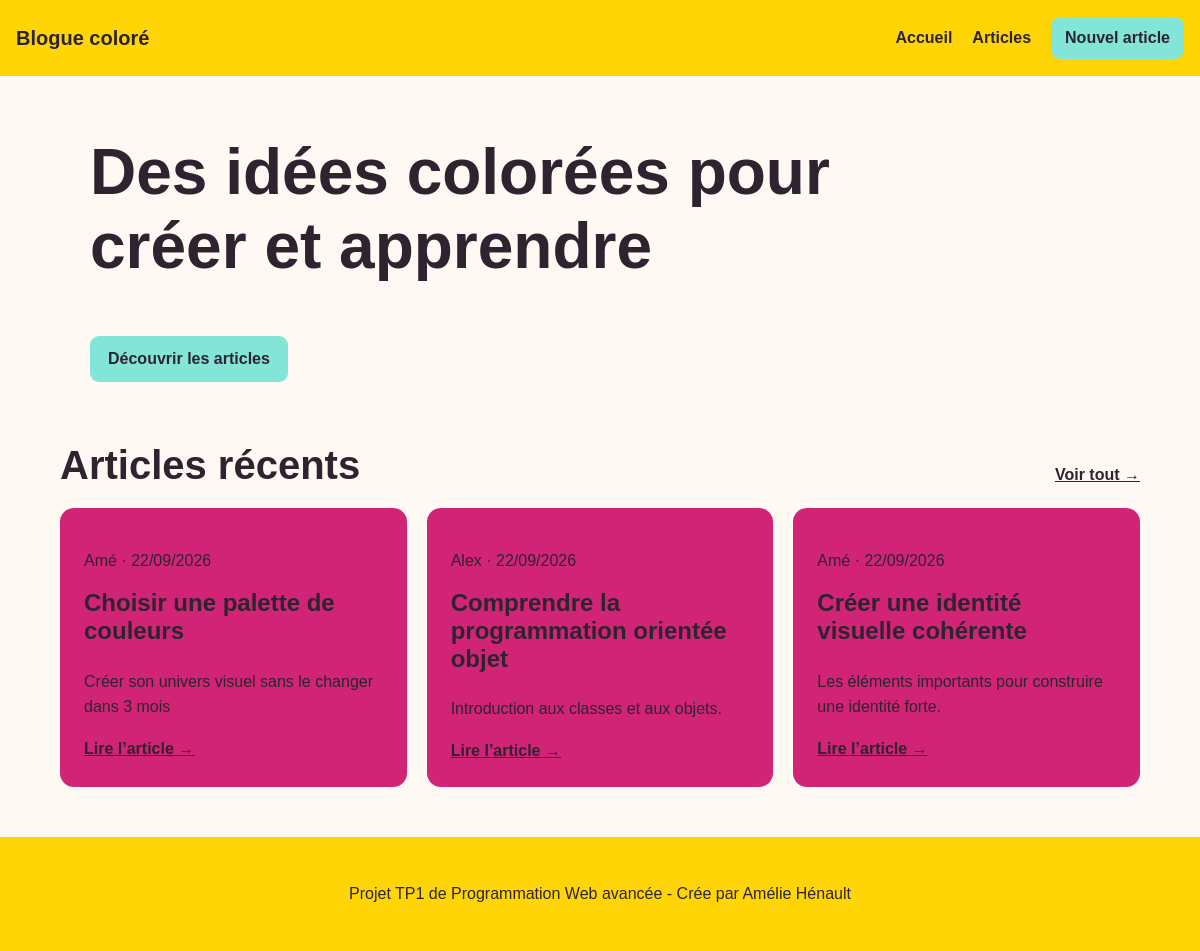
The page / on the database its author committed.
### tables this page shows
CREATE TABLE `posts` (
  `idPosts` int unsigned NOT NULL AUTO_INCREMENT,
  `Titre` varchar(255) NOT NULL,
  `Contenu` longtext NOT NULL,
  `Create_at` datetime NOT NULL,
  `update_at` datetime DEFAULT NULL,
  `Users_idUsers` int unsigned NOT NULL,
  PRIMARY KEY (`idPosts`),
  KEY `fk_Posts_Users1_idx` (`Users_idUsers`),
  CONSTRAINT `fk_Posts_Users1` FOREIGN KEY (`Users_idUsers`) REFERENCES `users` (`idUsers`)
);

CREATE TABLE `users` (
  `idUsers` int unsigned NOT NULL AUTO_INCREMENT,
  `Nom` varchar(100) NOT NULL,
  `Email` varchar(100) NOT NULL,
  `Role` varchar(45) NOT NULL,
  PRIMARY KEY (`idUsers`),
  UNIQUE KEY `Email_UNIQUE` (`Email`)
);

### index.php (the view, shortened to what this page needs)
<?php
$crud = new Crud();
$sql = "SELECT
            p.*,
            u.Nom AS Auteur
        FROM Posts p
        INNER JOIN Users u
            ON p.Users_idUsers = u.idUsers
        ORDER BY p.Create_at DESC
        LIMIT 3";
$posts = $crud
    ->query($sql)
    ->fetchAll();
require_once __DIR__ . '/includes/header.php';
?>
<section class="hero">
    <h1>
        Des idées colorées pour créer et apprendre
    </h1>
    <a
        class="button"
        href="post-index.php"
    >
        Découvrir les articles
    </a>
</section>
<section class="section-heading">
    <div>
        <h2>
            Articles récents
        </h2>
    </div>
    <a href="post-index.php">
        Voir tout →
    </a>
</section>
<div class="grid">
    <?php foreach ($posts as $post): ?>
        <article class="card">
            <p class="meta">
                <?= htmlspecialchars($post['Auteur']) ?>
                ·
                <?= htmlspecialchars(
                    date(
                        'd/m/Y',
                        strtotime($post['Create_at'])
                    )
                ) ?>
            </p>
            <h3>
                <?= htmlspecialchars($post['Titre']) ?>
            </h3>
            <p>
                <?= htmlspecialchars(
                    mb_strimwidth(
                        $post['Contenu'],
                        0,
                        150,
                        '…'
                    )
                ) ?>
            </p>
            <a href="post-show.php?id=<?= (int) $post['idPosts'] ?>">
                Lire l’article →
            </a>
        </article>
    <?php endforeach; ?>
</div>
<?php
require_once __DIR__ . '/includes/footer.php';
?>

### includes/header.php (shortened to what this page needs)
<!DOCTYPE html>
<html lang="fr">
<head>
    <link
        rel="stylesheet"
        href="css/style.css"
    >
</head>
<body>
<header class="site-header">
    <a
        class="logo"
        href="index.php"
    >
        Blogue coloré
    </a>
    <nav aria-label="Navigation principale">
        <a href="index.php">
            Accueil
        </a>
        <a href="post-index.php">
            Articles
        </a>
        <a
            class="button small"
            href="post-create.php"
        >
            Nouvel article
        </a>
    </nav>
</header>
<main class="container">

### includes/footer.php
</main>
<footer class="site-footer">
    <p>Projet TP1 de Programmation Web avancée - Crée par Amélie Hénault</p>
</footer>
</body>
</html>

### css/style.css (style rules this page uses)
:root { --blanc: #fff9f4; --noir: #2d2430; --jaune: #ffd505; --rose: #d12477; --turquoise: #83e4d8; }
* { box-sizing: border-box; }
body { margin: 0; background: var(--blanc); color: var(--noir); font: 16px/1.6 Arial, sans-serif; }
a { color: var(--noir); font-weight: 700; text-decoration: underline; }
.site-header { display: flex; align-items: center; justify-content: space-between; min-height: 76px; padding: 16px; gap: 24px; background: var(--jaune); }
.logo { color: var(--noir); font-size: 1.25rem; text-decoration: none; }
nav { display: flex; align-items: center; gap: 20px; }
.site-header nav a { text-decoration: none; }
.container { width: 90%; max-width: 1080px; min-height: 80vh; margin: 0 auto; padding: 30px 0 50px; }
.hero { max-width: 820px; padding: 30px; border-radius: 20px; }
h1, h2, h3 { margin-top: 0; line-height: 1.15; }
h1 { max-width: 800px; font-size: 4rem; }
h2 { font-size: 2.5rem; }
h3 { font-size: 1.5rem; }
.button { display: inline-flex; align-items: center; justify-content: center; min-height: 44px; padding: 10px 18px; border: 0; border-radius: 9px; background: var(--turquoise); color: var(--noir); font: inherit; font-weight: 700; text-decoration: none; cursor: pointer; }
.button.small { min-height: 40px; padding: 8px 14px; }
.section-heading { display: flex; align-items: end; justify-content: space-between; margin: 30px 0 20px; gap: 24px; }
.section-heading h1, .section-heading h2 { margin-bottom: 0; }
.grid { display: grid; grid-template-columns: repeat(3, 1fr); gap: 20px; }
.card { padding: 24px; background: var(--rose); border-radius: 14px; }
.card p { color: var(--noir); }
.site-footer { padding: 28px 24px; background: var(--jaune); color: var(--noir); text-align: center; margin: 0; width: 100%; }

### rows shown on the page
posts: Users_idUsers.Nom "Amé", Create_at "22/09/2026", Titre "Choisir une palette de couleurs", Contenu "Créer son univers visuel sans le changer dans 3 mois"
posts: Users_idUsers.Nom "Alex", Create_at "22/09/2026", Titre "Comprendre la programmation orientée objet", Contenu "Introduction aux classes et aux objets."
posts: Users_idUsers.Nom "Amé", Create_at "22/09/2026", Titre "Créer une identité visuelle cohérente", Contenu "Les éléments importants pour construire une identité forte."
